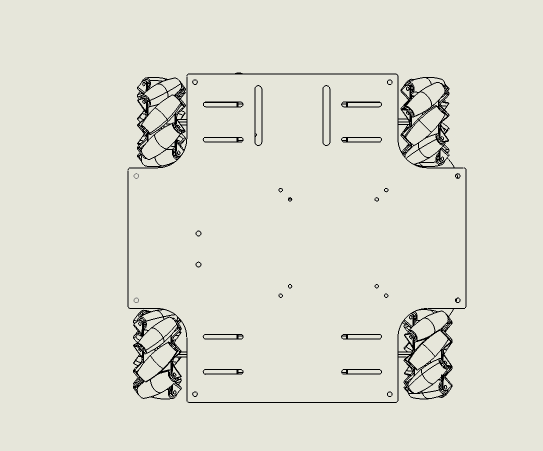
#> input picture Pic/1.png, 1086 x 901 px, given in place of the camera (shown at 1/2 size)
$ python detector.py
#> lines starting #> are read from the running program, lines starting #| are printed output that depends on the picture; after the words box and inside, x2 and y2 are one past the last pixel; in counts of white or black regions, pixels touching at a corner belong together
#> further down, img is the input picture: shape (901, 1086, 3); mean B, G, R 211.7, 223.2, 223.2
import json
import cv2
import numpy as np


class ColorDetector(object):
    """颜色识别器
    * 通过调节trackbar来调节颜色阈值
    * 使用detect方法来识别颜色，得到二值化过滤后的图像数据
    * 使用draw_rectangle方法来在图像上绘制矩形框，传入的应该是二值化过滤后的图像数据"""
    # [41 lines left out: functions __init__, set_threshold, createTrackbar, not called in this run]

    # region trackbar回调函数
    def callback(self, x):
        pass

    def call_back_low_h(self, low_h):
        self.low_h = low_h

    def call_back_high_h(self, high_h):
        self.high_h = high_h

    def call_back_low_s(self, low_s):
        self.low_s = low_s

    def call_back_high_s(self, high_s):
        self.high_s = high_s

    def call_back_low_v(self, low_v):
        self.low_v = low_v

    def call_back_high_v(self, high_v):
        self.high_v = high_v

    def call_back_minarea(self, minarea):
        self.minR = minarea

    def call_back_maxarea(self, maxarea):
        self.maxR = maxarea
    # endregion

    # [68 lines left out: functions filter, draw_rectangle, draw_cycle, __get_edge, __del__, not called in this run]


class LineDetector(object):
    """直线识别器"""
    def __init__(self) -> None:
        self.minval = 0
        self.maxval = 255

    # [10 lines left out: functions set_threshold, createTrackbar, not called in this run]

    # region trackbar回调函数
    def minval_callback(self, x):
        self.minval = x

    def maxval_callback(self, x):
        self.maxval = x
    # endregion

    def get_angle(self,
                  _img0:cv2.typing.MatLike|None,
                  ifdubug:bool=False,
                  close:int=1,
                  _open:int=1,
                  rho:int|float=1,
                  thre:int=200):
        """获取直线的角度
        * img: 传入的图像数据
        * ifdubug: 是否调试"""
#> called with ifdubug = False, close = 1, _open = 1, rho = 1, thre = 200
        if _img0 is None:return None, None
        _img1 = _img0.copy()
        # 转换为灰度图
        gray = cv2.cvtColor(_img1, cv2.COLOR_BGR2GRAY)
        # 使用Canny算法进行边缘检测
        edges = cv2.Canny(gray, self.minval, self.maxval, apertureSize=3)
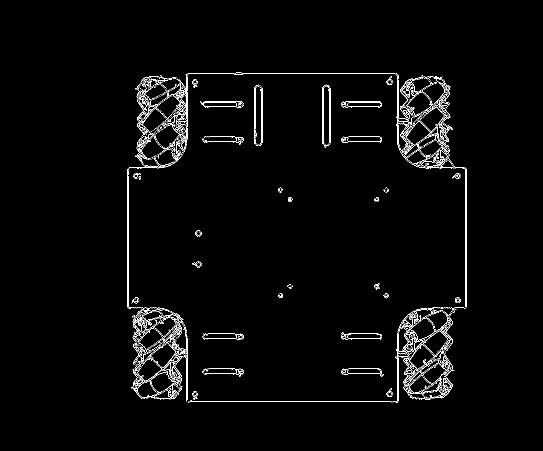
#> edges: shape (901, 1086) (shown at 1/2 size); 2% white in thin lines or dots, all inside (x1, y1, x2, y2) = (254, 144, 933, 806)
        # 闭运算
        edges = cv2.morphologyEx(edges, cv2.MORPH_CLOSE, (5, 5), iterations=close)        # type:ignore
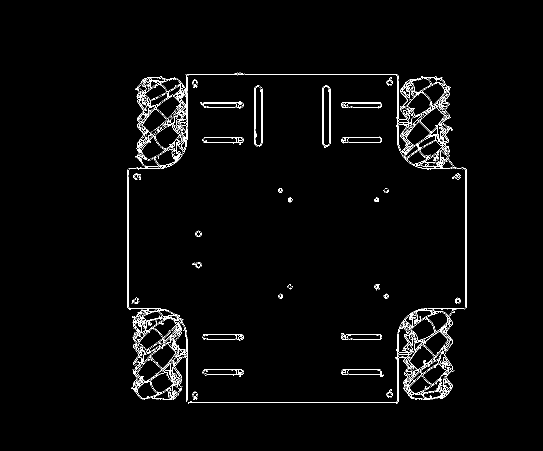
#> edges: shape (901, 1086) (shown at 1/2 size); 2.2% white in thin lines or dots, all inside (x1, y1, x2, y2) = (254, 145, 933, 807)
        # 开运算
        edges = cv2.morphologyEx(edges, cv2.MORPH_OPEN, (5, 5), iterations=_open)        # type:ignore
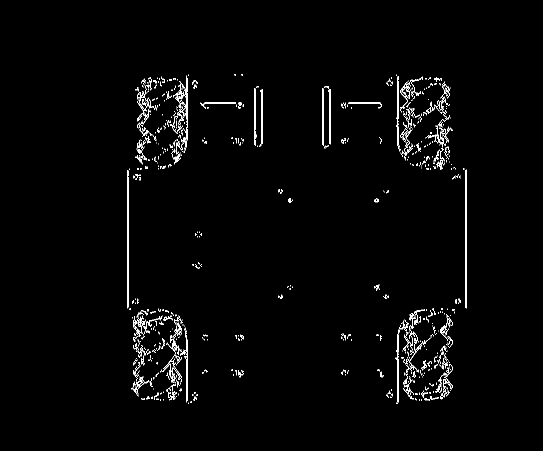
#> edges: shape (901, 1086) (shown at 1/2 size); 1.6% white in thin lines or dots, all inside (x1, y1, x2, y2) = (254, 148, 933, 808)
        # 膨胀
        edges = cv2.dilate(edges, (3, 3), iterations=3)        # type:ignore
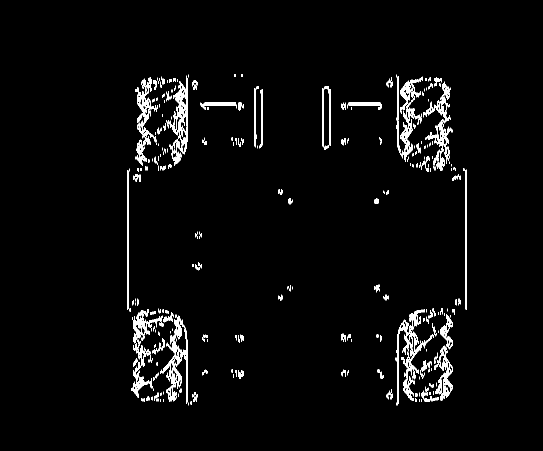
#> edges: shape (901, 1086) (shown at 1/2 size); 2.8% white in thin lines or dots, all inside (x1, y1, x2, y2) = (254, 148, 933, 811)
        if ifdubug: cv2.imshow('edges', edges)
        # 使用霍夫变换检测直线
        lines = cv2.HoughLines(edges, rho, np.pi / 180, thre)
#> lines = [[932, 0], [930, 0], [256, 0], [254, 0], [794, 0], [796, 0], [373, 0], [375, 0], [362, 0.0175], [210, 1.57], [288, 0.0175]]

        if lines is not None:       # 如果检测到直线
            for rho, theta in lines[0]:
                a = np.cos(theta)
                b = np.sin(theta)
                x0 = a * rho
                y0 = b * rho
                x1 = int(x0 + 1000 * (-b))
                y1 = int(y0 + 1000 * (a))
                x2 = int(x0 - 1000 * (-b))
                y2 = int(y0 - 1000 * (a))

                # 计算直线的斜率
                if x2 - x1 == 0:  # 避免除以零的错误
                    continue
                slope = (y2 - y1) / (x2 - x1)
                # 计算直线的角度（以度为单位）
                angle = np.arctan(slope) * 180 / np.pi
                # 将识别的线画出来
                cv2.line(_img1, (x1, y1), (x2, y2), (0, 0, 255), 2)
                return _img1, angle
#> this loop made 1 pass
#> (rho, theta, a, b, x0, y0, x1, y1) on pass 1: (932, 0, 1, 0, 932, 0, 932, 1000)

        return _img1, None


class CircleDetector(object):
    """
    圆形识别器
    ----
    通过霍夫圆环检测算法检测圆环
    """
    # [14 lines left out: functions __init__, createTrackbar, not called in this run]

    #region trackbar回调函数
    def totalizer_callback(self, x):
        self.minval = x

    def maxval_callback(self, x):
        self.maxval = x

    def mindist_callback(self, x):
        self.mindist = x

    def minR_callback(self, x):
        self.minR = x

    def maxR_callback(self, x):
        self.maxR = x
    #endregion

    # [26 lines left out: function get_circle, not called in this run]

# ------------------------------测试代码------------------------------
if __name__ == '__main__':
    line = LineDetector()
    cap = cv2.VideoCapture(0)

    # region 直线识别第一测试
    while True:
        img = cap.read()[1]
        angle = line.get_angle(img)
        if angle is not None:
            print(angle)
#> (printed output is left out)
        cv2.imshow('img', img)
        if cv2.waitKey(1) == 27:
#> (key Esc is pressed here)
            break
    # endregion

    # region 直线识别第二测试
    """ y0 = 400
    while True:
        img = cap.read()[1]
        angle = line.get_distance(img, y0=y0)
        if angle is not None:
            print(angle)
        cv2.imshow('img', img)
        if cv2.waitKey(1) == 27:
            break """
    # endregion
    pass

$ run again, on Pic/2.png
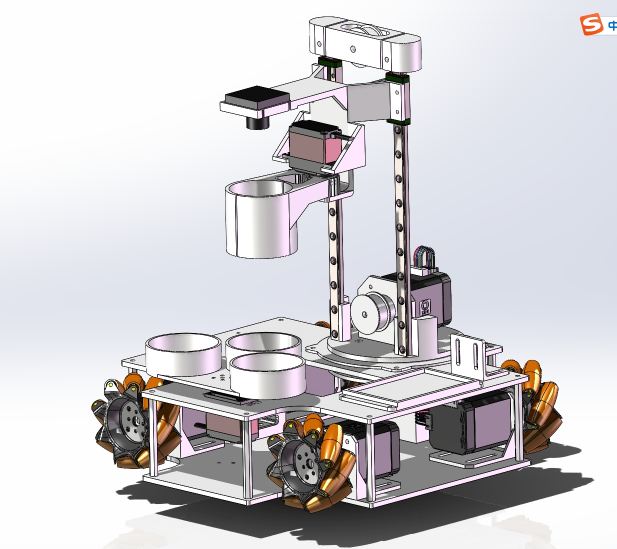
#> input picture Pic/2.png, 1233 x 1098 px, given in place of the camera (shown at 1/2 size)
#> img is the input picture: shape (1098, 1233, 3); mean B, G, R 208.2, 204.9, 206.8
#> in get_angle, `edges = cv2.dilate(edges, (3, 3), iterations=3)`:
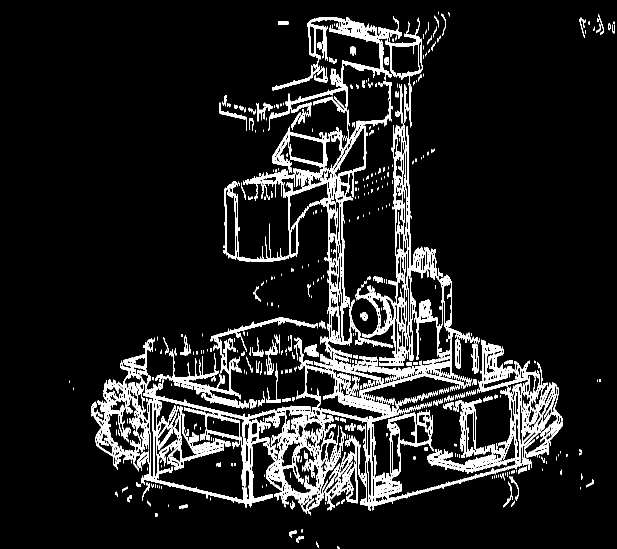
#> edges: shape (1098, 1233) (shown at 1/2 size); 9.2% white; 1744 white regions (1083 under 20 px), largest, box (x1, y1, x2, y2) and area: (962, 679, 1126, 892) 6447, (642, 219, 731, 692) 5699, (671, 740, 847, 1021) 4867
#> the loop in get_angle, `for rho, theta in lines[0]:` made 1 pass
#> (rho, theta, a, b, x0, y0, x1, y1) on pass 1: (705, 1.8, -0.225, 0.974, -158.6, 686.9, -1132, 461)
#> after the loop in get_angle, `for rho, theta in lines[0]:`:
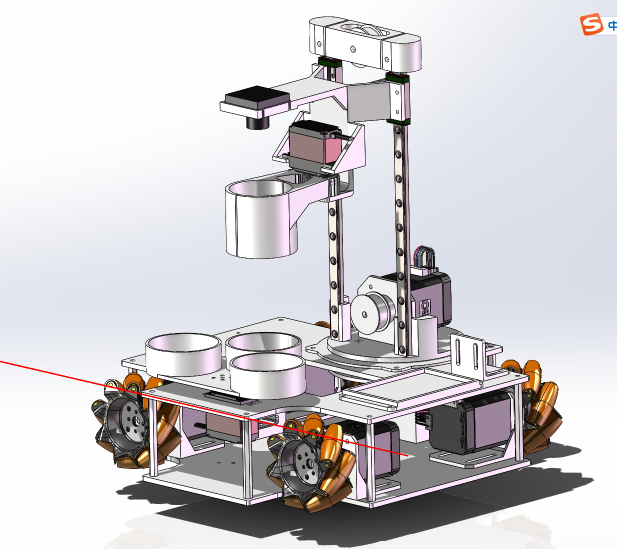
#> _img1: shape (1098, 1233, 3) (shown at 1/2 size); 0.18% of pixels changed, all inside (x1, y1, x2, y2) = (0, 721, 817, 913)
#> (printed output is left out)

$ run again, on Pic/3.png
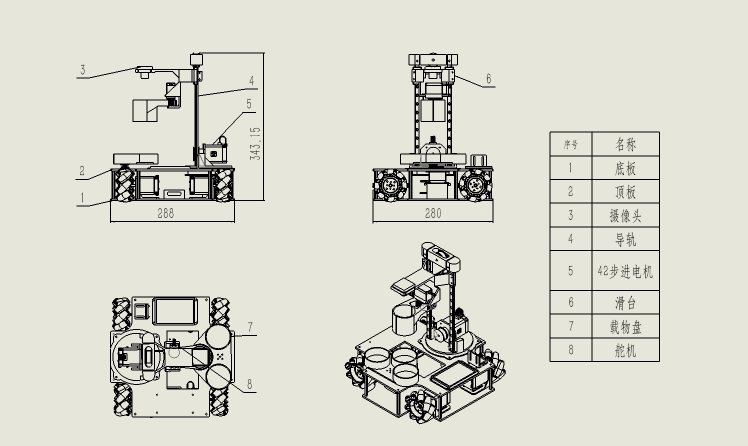
#> input picture Pic/3.png, 1495 x 892 px, given in place of the camera (shown at 1/2 size)
#> img is the input picture: shape (892, 1495, 3); mean B, G, R 204.9, 216.1, 216
#> in get_angle, `edges = cv2.Canny(gray, self.minval, self.maxval, apertureSize=3)`:
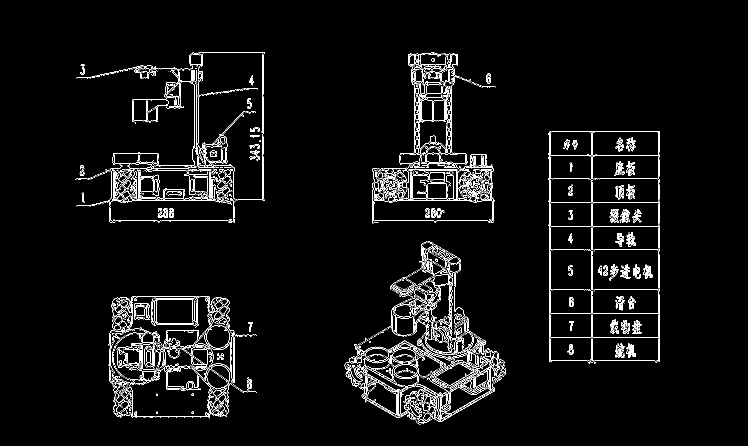
#> edges: shape (892, 1495) (shown at 1/2 size); 3.8% white in thin lines or dots, all inside (x1, y1, x2, y2) = (151, 104, 1320, 849)
#> in get_angle, `edges = cv2.dilate(edges, (3, 3), iterations=3)`:
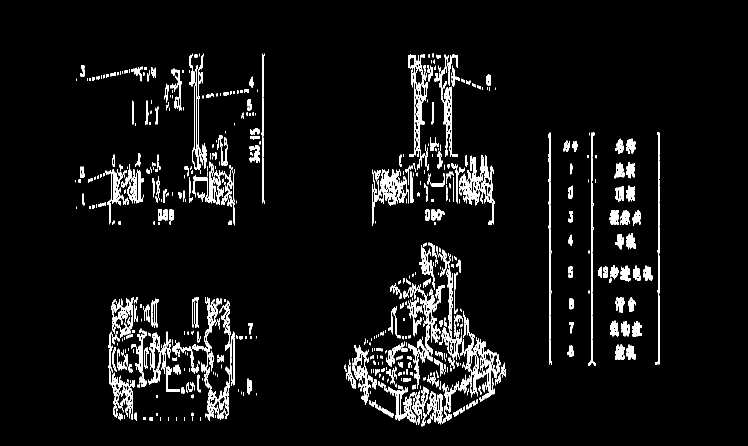
#> edges: shape (892, 1495) (shown at 1/2 size); 4.9% white in thin lines or dots, all inside (x1, y1, x2, y2) = (151, 106, 1320, 853)
#> lines = 148 rows, first 8: [1182, 0], [1098, 0], [1317, 0], [1319, 0], [1100, 0], [1184, 0], [903, 0], [525, 0]
#> the loop in get_angle, `for rho, theta in lines[0]:` made 1 pass
#> (rho, theta, a, b, x0, y0, x1, y1) on pass 1: (1182, 0, 1, 0, 1182, 0, 1182, 1000)
#> (printed output is left out)

$ run again, on Pic/4.png
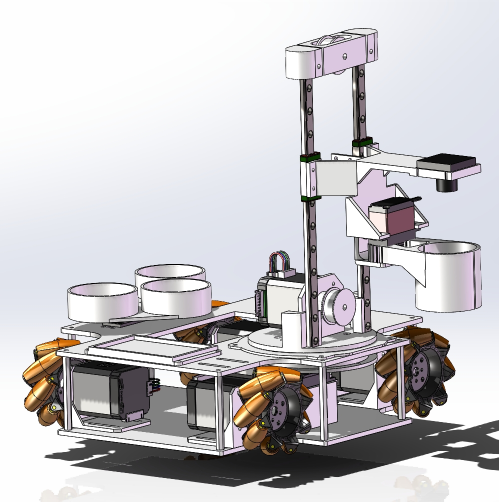
#> input picture Pic/4.png, 997 x 1003 px, given in place of the camera (shown at 1/2 size)
#> img is the input picture: shape (1003, 997, 3); mean B, G, R 200.8, 198.1, 199.7
#> in get_angle, `edges = cv2.dilate(edges, (3, 3), iterations=3)`:
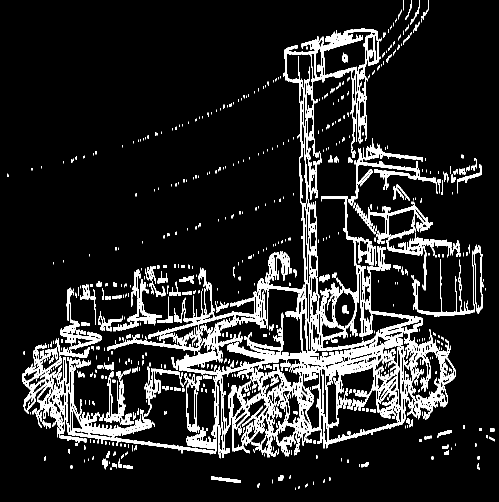
#> edges: shape (1003, 997) (shown at 1/2 size); 11.1% white; 1612 white regions (925 under 20 px), largest, box (x1, y1, x2, y2) and area: (455, 406, 738, 910) 14959, (447, 767, 579, 916) 3937, (642, 392, 772, 673) 3135
#> the loop in get_angle, `for rho, theta in lines[0]:` made 1 pass
#> (rho, theta, a, b, x0, y0, x1, y1) on pass 1: (651, 1.68, -0.105, 0.995, -68.05, 647.4, -1062, 542)
#> after the loop in get_angle, `for rho, theta in lines[0]:`:
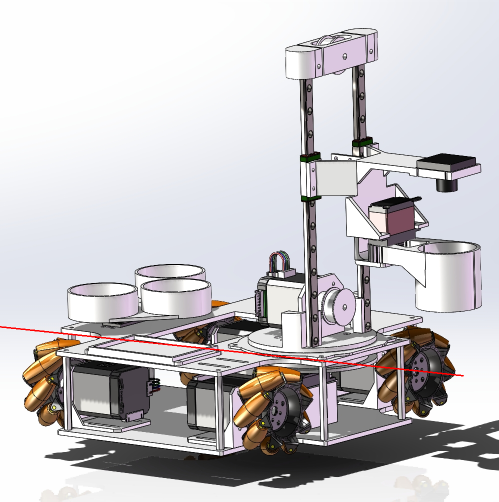
#> _img1: shape (1003, 997, 3) (shown at 1/2 size); 0.28% of pixels changed, all inside (x1, y1, x2, y2) = (0, 652, 928, 753)
#> (printed output is left out)
